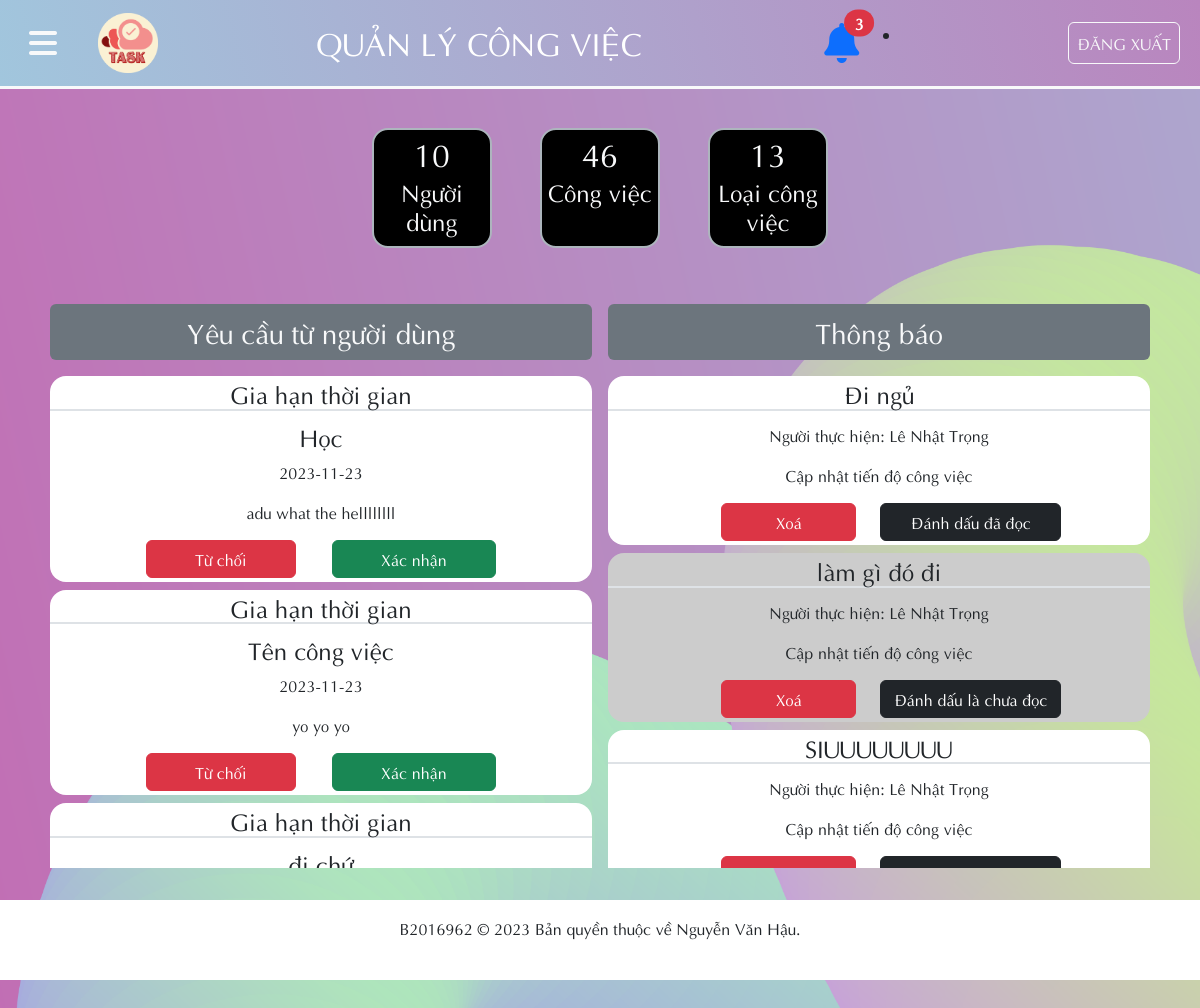
Page /admin/ad_trangchu.php (signed in) on the earlier database version.
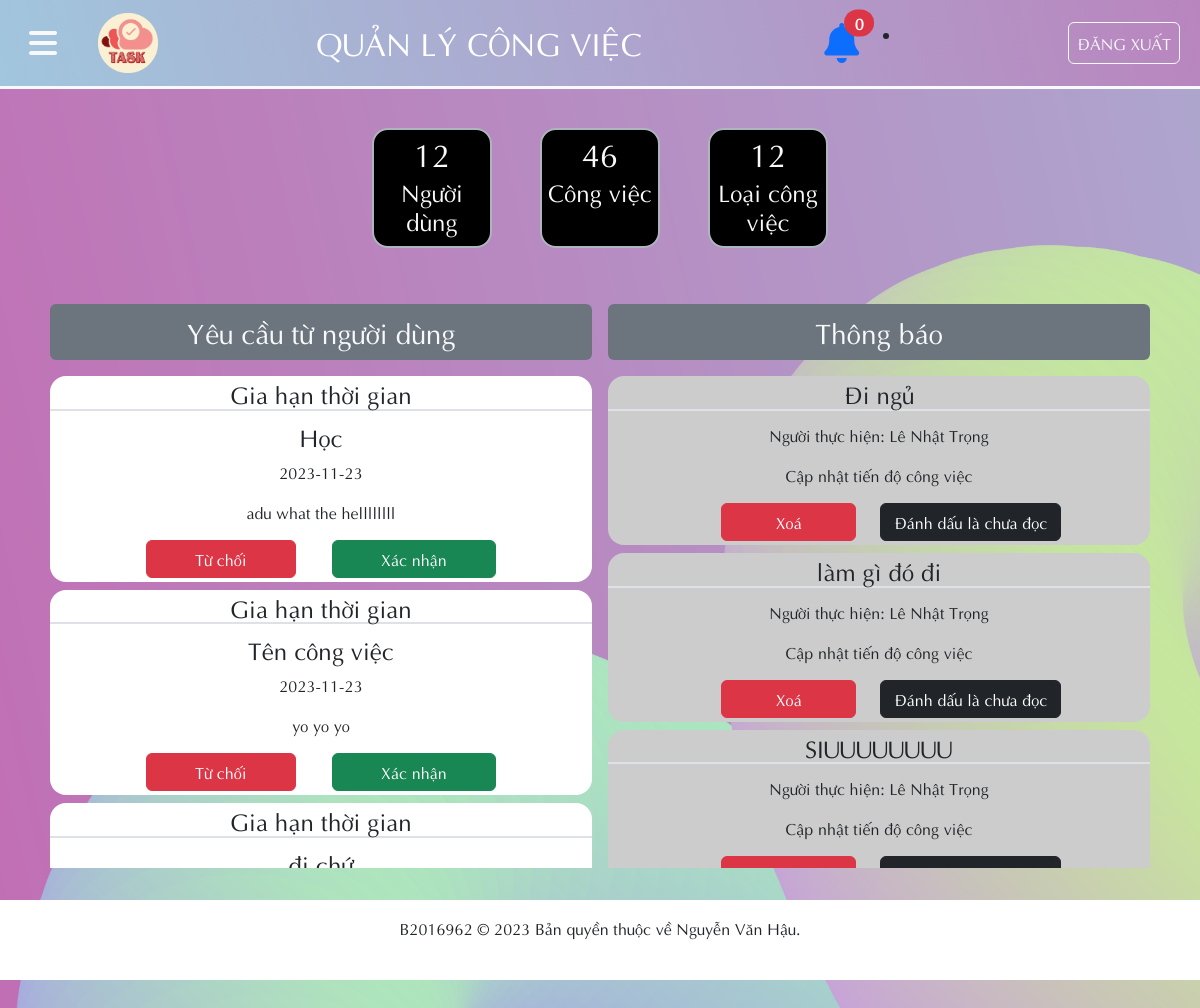
Same page on the later database version.
### tables this page shows
CREATE TABLE `thongbao` (
  `TB_MA` int(11) NOT NULL,
  `ND_MA` int(11) NOT NULL,
  `CV_MA` int(11) NOT NULL,
  `TB_ND` varchar(100) NOT NULL,
  `TB_TG` timestamp NOT NULL DEFAULT current_timestamp() ON UPDATE current_timestamp(),
  `TB_XEM` tinyint(1) NOT NULL DEFAULT 0
);

CREATE TABLE `congviec` (
  `CV_MA` int(10) NOT NULL,
  `CV_TEN` varchar(50) NOT NULL,
  `CV_NGAYBATDAU` date NOT NULL,
  `CV_NGAYKETTHUC` date NOT NULL,
  `CV_NOIDUNG` text NOT NULL,
  `CV_TIENDO` varchar(50) NOT NULL,
  `CV_TRANGTHAICV` varchar(50) NOT NULL,
  `CV_NGAYTAO` date NOT NULL,
  `CV_NTH` int(10) NOT NULL,
  `CV_NGS` int(10) NOT NULL,
  `LCV_MA` int(10) NOT NULL
);

CREATE TABLE `nguoidung` (
  `ND_MA` int(10) NOT NULL,
  `ND_HOTEN` varchar(50) NOT NULL,
  `ND_NGAYSINH` date NOT NULL,
  `ND_DIACHI` varchar(50) NOT NULL,
  `ND_SDT` varchar(10) NOT NULL,
  `ND_EMAIL` varchar(50) NOT NULL,
  `ND_MSCB` int(10) NOT NULL,
  `ND_MATKHAU` varchar(32) NOT NULL
);

### Admin/ad_thongbao.php (called while the page is built, shortened)
<?php include_once '../condb/condb.php';
$query_thongbao = "SELECT * FROM thongbao INNER JOIN congviec on thongbao.CV_MA = congviec.CV_MA INNER JOIN nguoidung on thongbao.ND_MA = nguoidung.ND_MA ";
$query_chuadoc = "SELECT * FROM thongbao WHERE TB_XEM = '0'";
$soluong_chuadoc = $conn->query($query_chuadoc);
$soluong_thongbao = mysqli_num_rows($soluong_chuadoc);
?>

### Admin/ad_trangchu.php (the view, shortened to what the changed rows need)
<?php include_once '../condb/condb.php';
include_once './ad_thongbao.php'; ?>
<!DOCTYPE html>
<html lang="en">
<head>
    <link href="../styles/style.css?v=<?php echo time(); ?>" rel="stylesheet" type="text/css" />
    <link href="https://cdn.jsdelivr.net/npm/bootstrap@5.3.2/dist/css/bootstrap.min.css" rel="stylesheet"
>
    <link rel="stylesheet" href="https://cdnjs.cloudflare.com/ajax/libs/font-awesome/6.4.2/css/all.min.css">
</head>
<body>
    <header>
        <nav class="navbar navbar-expand custom_navbar_bg fixed-top border-bottom border-light border-3">
            <div class="container-fluid">
                <div class="d-flex">
                    <div class="dropdown mx-4 position-relative">
                        <span class="position-absolute top-0 start-100 fs-6 translate-middle badge bg-danger rounded-pill badge-danger">
                            <?php echo $soluong_thongbao; ?>
                        </span>
                        <a id="dLabel" role="button" data-toggle="dropdown" data-target="#" href="#">
                            <i class="fs-1 fa-solid fa-bell"></i>
                        </a>
                            </div>
                    </div>
                </div>
        </nav>
    </header>
    <main>
        <?php
$query_nguoidung = "SELECT * FROM nguoidung";
$ds_nguoidung = mysqli_query($conn, $query_nguoidung);
$soluong_nguoidung = $ds_nguoidung->num_rows;
        ?>
        <?php
$query_cv = "SELECT * FROM congviec";
$ds_cv = mysqli_query($conn, $query_cv);
$soluong_cv = $ds_cv->num_rows;
?>
        <?php
$query_cv = "SELECT * FROM loaicongviec";
$ds_lcv = mysqli_query($conn, $query_cv);
$soluong_lcv = $ds_lcv->num_rows;
?>
        <div class="text-center container rounded-4 py-4">
            <div class="d-flex justify-content-center text-light text-bold">
                <a href="ad_nguoidung_ds.php" style="width:120px; height:120px;" class="rounded-4 border border-2 border-dark-subtle bg-black fs-2 mx-4 text-decoration-none text-light">
                    <?php echo $soluong_nguoidung;?>
                    <h4>Người dùng</h4>
                </a>
                <a href="ad_congviec_ds.php" style="width:120px; height:120px;" class="rounded-4 border border-2 border-dark-subtle bg-black fs-2 mx-4 text-decoration-none text-light">
                    <?php echo $soluong_cv;?>
                    <h4>Công việc</h4>
                </a>
                <a href="ad_loaicongviec_ds.php" style="width:120px; height:120px;" class="rounded-4 border border-2 border-dark-subtle bg-black fs-2 mx-4 text-decoration-none text-light">
                    <?php echo $soluong_lcv;?>
                    <h4>Loại công việc</h4>
                </a>
            </div>
        </div>
        <div class="container py-4 rouded rounded-4">
            <div class="d-flex">
                <div style="" class=" col p-2 flex-fill w-50">
                    <div class="noti-container table_job_scroll">
                        <?php
$ds_thongbao = $conn->query($query_thongbao);
if ($ds_thongbao->num_rows > 0):
    while ($thongbao = mysqli_fetch_assoc($ds_thongbao)):;
        ?>
                        <div class="<?php if($thongbao['TB_XEM'] == '0')echo"unread"?> noti_container rounded-4 my-2 text-center ">
                            <h4 class=" pt-1 border-bottom border-2 px-4 rounded-top-4"><?php echo $thongbao['CV_TEN'] ?></h4>
                            <div class="py-1">
                                <p class="px-2">Người thực hiện: <?php echo $thongbao['ND_HOTEN'] ?></p>
                                <p class="px-2"><?php echo $thongbao['TB_ND']?></p>
                                <div class="d-flex justify-content-center">
                                    <a class="btn btn-danger text-decoration-none col-3 mx-4" href="ad_thongbao_xoa.php?thongbao_ma=<?php echo $thongbao['TB_MA'];?>">
                                        Xoá
                                    </a>
                                    <?php
                                        if ($thongbao['TB_XEM'] == '0'):
                                        ?>
                                    <a class="btn btn-dark text-decoration-none col-4" href="ad_thongbao_doc.php?thongbao_ma=<?php echo $thongbao['TB_MA'];?>">
                                        Đánh dấu đã đọc
                                    </a>
                                    <?php else: ?>
                                    <a class="btn btn-dark text-decoration-none col-4" href="ad_thongbao_chuadoc.php?thongbao_ma=<?php echo $thongbao['TB_MA'];?>">
                                        Đánh dấu là chưa đọc
                                    </a>
                                    <?php endif;?>
                                </div>
                            </div>
                        </div>
                        <?php
    endwhile;
else:?><h5 class="card-title m-0"><?php echo "Tạm thời không có thông báo.";endif;?></h5>
                    </div>
                </div>
            </div>
        </div>
    </main>
</body>
</html>

Differences in the rows shown:
changed thongbao "Đi ngủ": TB_XEM "Đánh dấu đã đọc" → "Đánh dấu là chưa đọc"
changed thongbao "SIUUUUUUUU": TB_XEM 0 → 1 (drawn)
Other differences:
$soluong_thongbao: "3" → "0"
$soluong_nguoidung: "10" → "12"
$soluong_lcv: "13" → "12"
